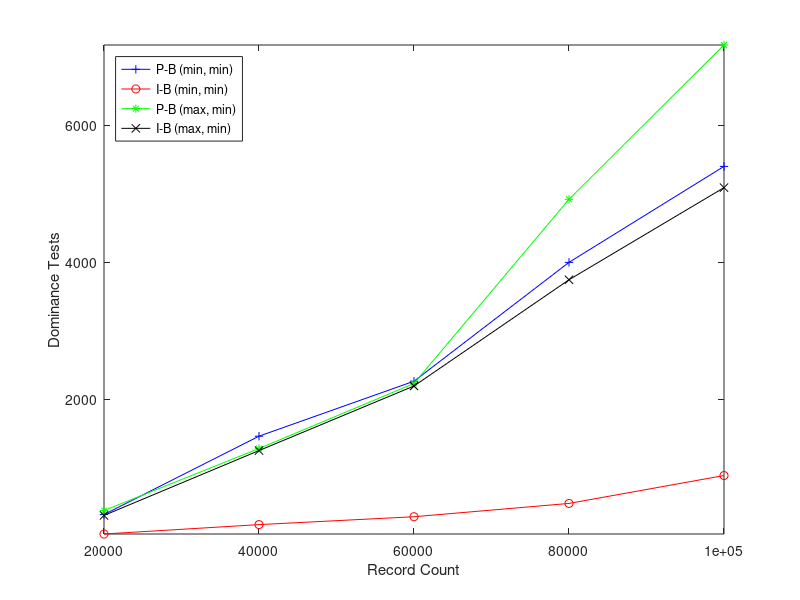

Here is the MATLAB script that generated this plot:
x=[20000 40000 60000 80000 100000]

%P-B (Min, Min)
y1=[
    321
    1464
    2266
    4000
    5400
]

%I-B (Min, Min)
y2=[
    37
    174
    289
    483
    890
]

%P-B (Max, Min)
y3=[

    379
    1284
    2233
    4920
    7171
]

%I-B (Max, Min)
y4=[
    308
    1254
    2196
    3746
    5090
]


plot(x, y1, 'b-+', x, y2, 'r-o', x, y3, 'g-*', x, y4, 'k-x');
ylabel('Dominance Tests');
xlabel('Record Count');
legend('P-B (min, min)', 'I-B (min, min)', 'P-B (max, min)', 'I-B (max, min)', 'location', 'NorthWest');
axis tight
set(gca, 'XTick', x)
%title('Execution Time vs Image Size');
%print -deps execution_time.eps